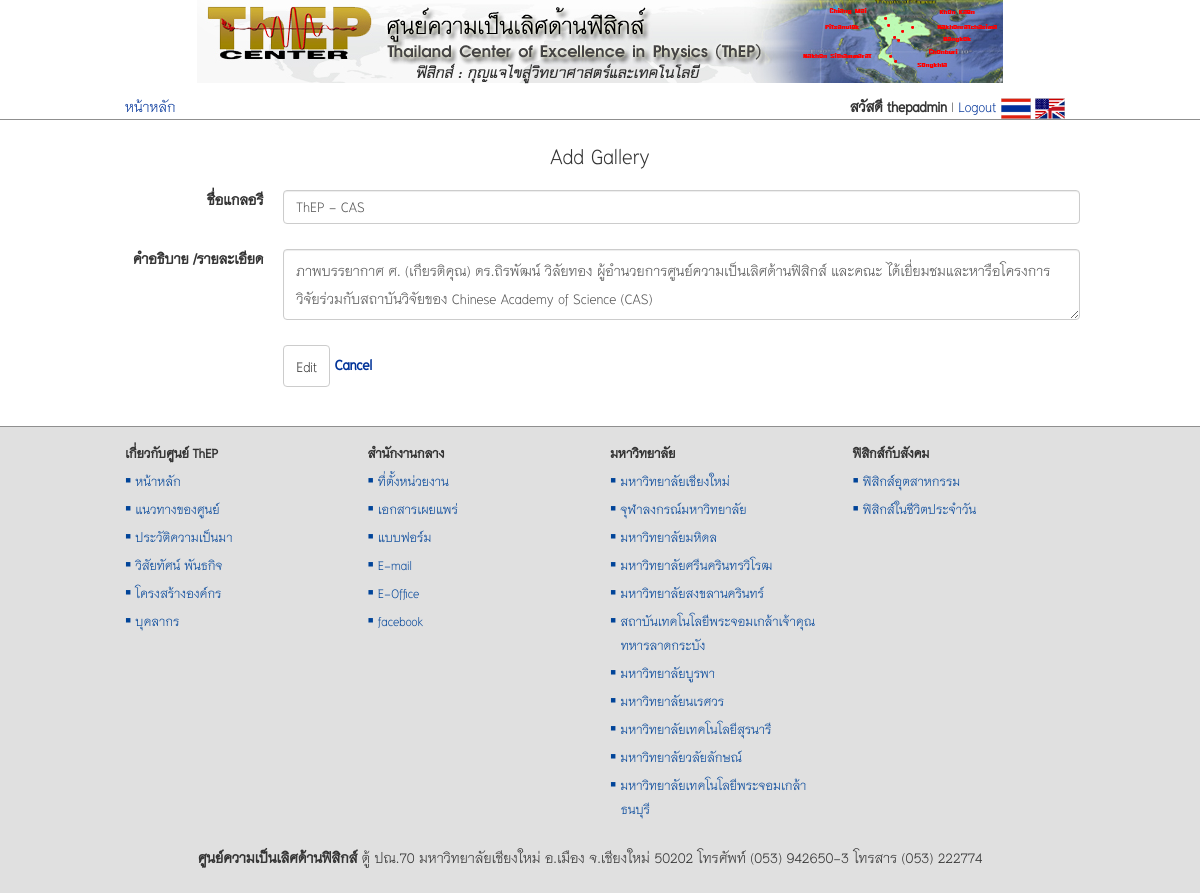
The page /views/edit-gallery.php?edit_id=13 (signed in) on the database its author committed.
### tables this page shows
CREATE TABLE `tb_gallery` (
  `id` int(11) NOT NULL auto_increment,
  `title` varchar(255) NOT NULL,
  `detail` text NOT NULL,
  `modified` varchar(255) NOT NULL,
  PRIMARY KEY  (`id`)
);

### src/views/edit-gallery.php (the view, shortened to what this page needs)
<?php
if (isset($_GET['edit_id'])) {
    $edit_id = $_GET['edit_id'];
} else {
    header("Location: home.php");
    exit();
}
$sql = "SELECT * FROM tb_gallery WHERE id = $edit_id;";
$result = mysql_query($sql);
$g = mysql_fetch_array($result);
?>
</head>
<body>
    <div class="container">
        <div class="row">
            <div class="col-md-12">
                <h2 class="text-center">Add Gallery</h2>
                <form class="form-horizontal" role="form" name="form1" method="post" action="<?php echo $_SERVER['PHP_SELF']; ?>">
                    <div class="form-group">
                        <label class="col-sm-2 control-label">ชื่อแกลอรี</label>
                        <div class="col-sm-10">
                            <input class="form-control" type="text" name="title" value="<?php echo $g['title'] ?>">
                        </div>
                    </div>
                    <div class="form-group">
                        <label class="col-sm-2 control-label">คำอธิบาย /รายละเอียด</label>
                        <div class="col-sm-10">
                            <textarea class="form-control" rows="2" name="detail"><?php echo $g['detail']; ?></textarea>
                        </div>
                    </div>
                    <div class="form-group">
                        <div class="col-sm-offset-2 col-sm-10">
                            <input type="submit" value="Edit" class="btn btn-default"> <a href="gallery.php" style="font-weight: bold;">Cancel</a>
                        </div>
                    </div>
                </form>
            </div>
        </div>
    </div>
</body>
</html>

### src/themes/assets/css/docs.css (style rules this page uses)
body { position: relative; padding-top: 50px; }

### src/style/main.css (style rules this page uses)
body { margin: 0; padding: 0; width: 100%; background-color: #FFF; font-family: 'TH Niramit AS'; font-size: 20px; line-height: 24px; color: #333; }
h1, h2, h3, h4, h5, h6, .h1, .h2, .h3, .h4, .h5, .h6 { font-family: 'TH Niramit AS'; font-weight: 400; }
a { text-decoration: none; color: #003399; }
h1, h2, h3 { margin-top: 10px; margin-bottom: 8px; }
.col-xs-1, .col-xs-2, .col-xs-3, .col-xs-4, .col-xs-5, .col-xs-6, .col-xs-7, .col-xs-8, .col-xs-9, .col-xs-10, .col-xs-11, .col-xs-12, .col-sm-1, .col-sm-2, .col-sm-3, .col-sm-4, .col-sm-5, .col-sm-6, .col-sm-7, .col-sm-8, .col-sm-9, .col-sm-10, .col-sm-11, .col-sm-12, .col-md-1, .col-md-2, .col-md-3, .col-md-4, .col-md-5, .col-md-6, .col-md-7, .col-md-8, .col-md-9, .col-md-10, .col-md-11, .col-md-12, .col-lg-1, .col-lg-2, .col-lg-3, .col-lg-4, .col-lg-5, .col-lg-6, .col-lg-7, .col-lg-8, .col-lg-9, .col-lg-10, .col-lg-11, .col-lg-12 { padding-top: 10px; padding-right: 10px; padding-left: 10px; }
.form-control { font-size: 20px; }
.btn { font-size: 20px; }
@media (min-width: 1200px) { .container { max-width: 100%; } }
@media (min-width: 1200px) { .container > .row, footer > .row { width: 970px; margin: auto; } }

### rows shown on the page
tb_gallery: title "ThEP - CAS", detail "ภาพบรรยากาศ ศ. (เกียรติคุณ) ดร.ถิรพัฒน์ วิลัยทอง ผู้อำนวยการศูนย์ความเป็นเลิศด้านฟิสิกส์ และคณะ ได้เยี่ยมชมและหารือโครงการวิจัยร่วมกับสถาบันวิจัยของ Chinese Academy of Science (CAS)"

### other values the page prints
$output "สวัสดี thepadmin | Logout"
